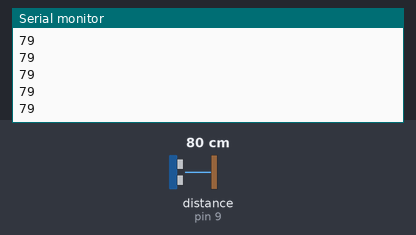
Simulated run of this sketch. Board: Arduino Uno, built with avr-gcc and run on an emulated ATmega328P. On the bench: the last lines printed to the serial monitor. Wiring (inferred from the names in the program): ultrasonic range finder: trigger pin 8; echo pin 9. Inputs (shaded band) come from the test bench; at power-on: distance to the obstacle (sensor on pin 9) 80 cm. The echo pulse lasts 58.3 µs per cm.

Above: at 1.2 s.
1.3 s: distance to the obstacle (sensor on pin 9) set to 2 cm
At 1.48 s:
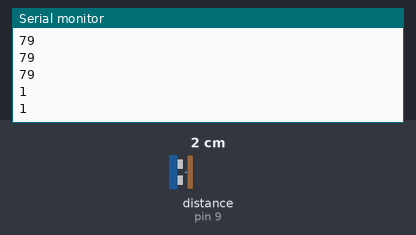
2.8 s: distance to the obstacle (sensor on pin 9) set to 4 cm
At 2.89 s:
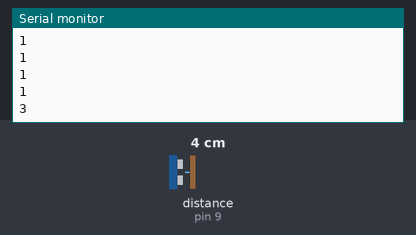
Timing chart, 0 to 5.8 s (numbered marks = the images above; inputs shaded):
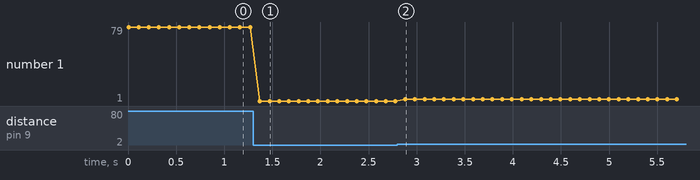

Measured:
- after the input at 1.3 s, the serial monitor: prints a new line after 0.07 s (image 1)
- after the input at 2.8 s, the serial monitor: prints a new line after 0.08 s (image 2)
- plotted number 1: 79 → 1 after the input at 1.3 s, 1 → 3 after the input at 2.8 s

The sketch:

control.ino
```cpp
#include <Servo.h>

const int SERVO_L_FORWARD_FAST = 180;
const int SERVO_L_FORWARD_MEDIUM = 135;
const int SERVO_L_FORWARD_SLOW = 95;
const int SERVO_L_BACKWARD_SLOW = 85;
const int SERVO_L_BACKWARD_MEDIUM = 45;
const int SERVO_L_BACKWARD_FAST = 0;

const int SERVO_R_FORWARD_FAST = 0;
const int SERVO_R_FORWARD_MEDIUM = 45;
const int SERVO_R_FORWARD_SLOW = 85;
const int SERVO_R_BACKWARD_SLOW = 95;
const int SERVO_R_BACKWARD_MEDIUM = 135;
const int SERVO_R_BACKWARD_FAST = 180;

// head angle: 160 - 100

const int SONIC_FORWARD_TRIG = 8;
const int SONIC_FORWARD_ECHO = 9;
const int SONIC_DOWNWARD_TRIG = 10;
const int SONIC_DOWNWARD_ECHO = 11;

const int SERVO_HEAD = 2;
const int SERVO_NECK = 3;
const int SERVO_WHEEL_L = 4;
const int SERVO_WHEEL_R = 5;
const int SERVO_LEG_L = 6;
const int SERVO_LEG_R = 7;

Servo servo_wheel_l, servo_wheel_r;
Servo servo_head, servo_neck;

int valX = 0;
int valY = 0;

long duration_forward, distance_forward;
long duration_downward, distance_downward;

void setup()
{
  Serial.begin(9600);

//  servo_head.attach(SERVO_HEAD);
//  servo_neck.attach(SERVO_NECK);
//  servo_wheel_l.attach(SERVO_WHEEL_L);
//  servo_wheel_r.attach(SERVO_WHEEL_R);
//
  pinMode(SONIC_FORWARD_TRIG, OUTPUT);
  pinMode(SONIC_FORWARD_ECHO, INPUT);
  pinMode(SONIC_DOWNWARD_TRIG, OUTPUT);
  pinMode(SONIC_DOWNWARD_ECHO, INPUT);
}

void loop()
{
  Serial.println(get_distance(SONIC_FORWARD_TRIG, SONIC_FORWARD_ECHO));
  delay(100);
//  say_hello();
//  move_backward();
//  distance_forward = filter_forward(get_distance_forward());
//
//  Serial.println(distance_forward);
//  if (get_distance_forward() < 10) {
//    move_stop();
//    say_hello();
//    move_backward();
//  } else {
//    move_forward();
//  }
}

void say_hello()
{
  servo_neck.write(90);
  servo_head.write(140);
  delay(1000);

  servo_neck.write(0);
  delay(1000);

  servo_neck.write(180);
  delay(1000);

  servo_neck.write(90);
  servo_head.write(100);
  delay(1000);

  servo_head.write(160);
}

void move_stop()
{
  servo_wheel_l.write(SERVO_L_FORWARD_SLOW);
  servo_wheel_r.write(SERVO_R_FORWARD_SLOW);
}

void move_forward()
{
  servo_wheel_l.write(SERVO_L_FORWARD_FAST);
  servo_wheel_r.write(SERVO_R_FORWARD_FAST);
}

void move_backward()
{
  servo_wheel_l.write(SERVO_L_BACKWARD_FAST);
  servo_wheel_r.write(SERVO_R_BACKWARD_FAST);
}

long get_distance(int trig, int echo)
{
  digitalWrite(trig, LOW);
  delayMicroseconds(2);
  digitalWrite(trig, HIGH);
  delayMicroseconds(10);
  digitalWrite(trig, LOW);

  long duration = pulseIn(echo, HIGH);
  return duration / 58.2;
}
```
